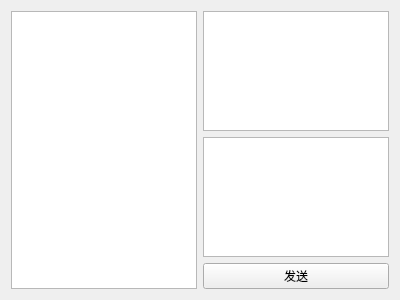
<?xml version="1.0" encoding="UTF-8"?>
<ui version="4.0">
 <class>GroupWindow</class>
 <widget class="QWidget" name="GroupWindow">
  <property name="geometry">
   <rect>
    <x>0</x>
    <y>0</y>
    <width>400</width>
    <height>300</height>
   </rect>
  </property>
  <property name="windowTitle">
   <string>Form</string>
  </property>
  <layout class="QGridLayout" name="gridLayout">
   <item row="0" column="0" rowspan="3">
    <widget class="QListView" name="listView"/>
   </item>
   <item row="0" column="1">
    <widget class="QTextBrowser" name="textBrowser"/>
   </item>
   <item row="1" column="1">
    <widget class="QTextEdit" name="textEdit"/>
   </item>
   <item row="2" column="1">
    <widget class="QPushButton" name="pushButton_send">
     <property name="text">
      <string>发送</string>
     </property>
    </widget>
   </item>
  </layout>
 </widget>
 <resources/>
 <connections/>
</ui>
